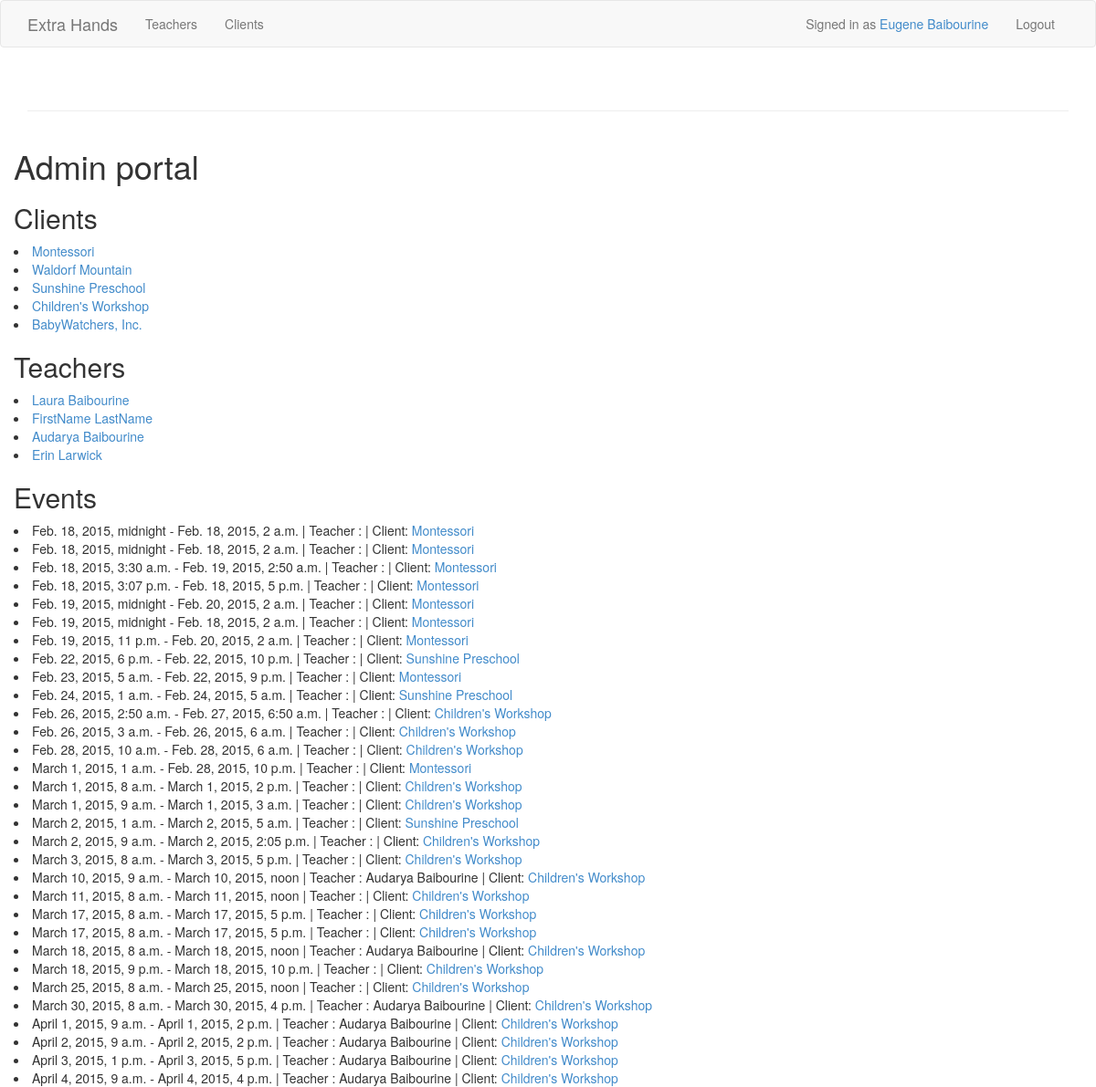
/myaccount/ (signed in), run on the app's committed database.
### extra_hands_app/models.py (models this page shows, shortened)
class Client(models.Model):
    user = models.OneToOneField(User)
    organization = models.CharField(max_length=128)
    street = models.CharField(max_length=30)
    city = models.CharField(max_length=30)
    state = models.CharField(max_length=2)
    phone_number = models.CharField(max_length=15)
    description = models.CharField(max_length=600)
    client_slug = models.SlugField(unique=True)
    campus = models.IntegerField(default=1)
    token = models.IntegerField(default=0)

class Teacher(models.Model):
    user = models.OneToOneField(User)
    street = models.CharField(max_length=30)
    city = models.CharField(max_length=30)
    state = models.CharField(max_length=2)
    phone_number = models.CharField(max_length=15)
    ect_qualified = models.BooleanField(default=False)
    cpr_first_aid = models.BooleanField(default=False)
    universal_precautions = models.BooleanField(default=False)
    qualifications = models.CharField(max_length =300)
    degree = models.CharField(max_length=30)
    major = models.CharField(max_length=100)
    is_available = models.BooleanField(default=False)
    on_call = models.BooleanField(default=False)
    slug = models.SlugField(unique=True)
    clicks = models.IntegerField(default=0)
    token = models.IntegerField(default=0)
    regular_rate = models.DecimalField(max_digits=6, decimal_places=2, default = 11.00)
    extra_rate = models.DecimalField(max_digits=6, decimal_places=2, default = 13.00)
    time_between_events = models.DecimalField(max_digits = 6, decimal_places = 2, default = 1)

class Event(models.Model):
    start_time = models.DateTimeField()
    end_time = models.DateTimeField()
    teacher = models.ForeignKey(Teacher, blank=True, null=True, default=None)
    client = models.ForeignKey(Client)
    is_open = models.BooleanField(default=False)
    in_progress = models.BooleanField(default=False)
    token = models.IntegerField(default=0)
    comments = models.CharField(max_length=500, blank=True, default ='')
    is_on_call = models.BooleanField(default=False)
    event_class = models.CharField(max_length=100, default='event-info')

### extra_hands_app/views.py (the view, shortened to what this page needs)
# urls.py: url(r'myaccount/$', views.my_account, name='myaccount'),
@login_required()
def my_account(request):
    user = request.user
    context_dict={'user':user}
    is_teacher = False
    is_client = False
    is_superuser = False
    if user.is_superuser:
        is_superuser = True
        context_dict['teachers'] = Teacher.objects.all()
        context_dict['clients'] = Client.objects.all()
        context_dict['events'] = Event.objects.all().order_by('start_time')
    context_dict['is_teacher'] = is_teacher
    context_dict['is_superuser'] = is_superuser
    context_dict['is_client'] = is_client
    context_dict['message'] = "You have successfully logged in."
    return render(request, "myaccount.html", context_dict)

### templates/myaccount.html (shortened to what this page needs)
{% extends 'base.html' %}
{% block content %}
{% if is_superuser %}
    {% include 'manage.html' %}
{% endif %}
{% endblock %}

### templates/base.html (shortened to what this page needs)
<!DOCTYPE html>
{% load staticfiles %}
<html>
<head lang="en">
    <link href="{% static 'css/bootstrap.min.css' %}" rel="stylesheet">
    <link href="{% static 'css/custom.css' %}" rel="stylesheet">
</head>
<body>
    <nav class="navbar navbar-default">
        <div class="container">
            <div class="navbar-header">
              <a class="navbar-brand" href="/">Extra Hands</a>
            </div>
            <div class="collapse navbar-collapse" id="bs-example-navbar-collapse-1">
              <ul class="nav navbar-nav">
                <li><a href="{% url 'get_all_teachers' %}">Teachers</a></li>
                <li><a href="{% url 'get_all_clients' %}">Clients</a></li>
              </ul>
              <ul class="nav navbar-nav navbar-right">
                  {% if user.is_authenticated %}
                      <p class="navbar-text">Signed in as <a href="{% url 'myaccount' %}">{{ user.get_full_name }}</a></p>
                <li><a href="{% url 'logout' %}">Logout</a></li>
                  {% endif %}
              </ul>
            </div>
        </div>
    </nav>
    <div class="container">
        <div class="row">
            <div class="col-md-12">
                <div class="page-header">
                </div>
            </div>
        </div>
    </div>
    <div class="container">
        <div class="row">
            {% block content %}{% endblock %}
        </div>
    </div>
</body>
</html>

### templates/manage.html
<h1>Admin portal</h1>
<h2>Clients</h2>
{% for client in clients %}
    <li><a href="{% url 'get_client' client.client_slug%}">{{ client.organization }}</a></li>
{% endfor %}
<h2>Teachers</h2>
{% for teacher in teachers %}
    <li><a href="{% url 'get_teacher' teacher.slug%}">{{ teacher.user.get_full_name }}</a></li>
{% endfor %}
<h2>Events</h2>
{% for event in events %}
    <li>{{ event.start_time }} - {{ event.end_time }} | Teacher : {{ event.teacher.user.get_full_name }} | Client: <a href="{% url 'get_client' event.client.client_slug%}">{{ event.client.organization }}</a></li>
{% endfor %}

### data on the page
Client: organization "Montessori"
Client: organization "Waldorf Mountain"
Client: organization "Sunshine Preschool"
Client: organization "Children's Workshop"
Client: organization "BabyWatchers, Inc."
Teacher: user.get_full_name "Laura Baibourine"
Teacher: user.get_full_name "FirstName LastName"
Teacher: user.get_full_name "Audarya Baibourine"
Teacher: user.get_full_name "Erin Larwick"
Event: start_time "Feb. 18, 2015, midnight", end_time "Feb. 18, 2015, 2 a.m.", client.organization "Montessori"
Event: start_time "Feb. 18, 2015, midnight", end_time "Feb. 18, 2015, 2 a.m.", client.organization "Montessori"
Event: start_time "Feb. 18, 2015, 3:30 a.m.", end_time "Feb. 19, 2015, 2:50 a.m.", client.organization "Montessori"
Event: start_time "Feb. 18, 2015, 3:07 p.m.", end_time "Feb. 18, 2015, 5 p.m.", client.organization "Montessori"
Event: start_time "Feb. 19, 2015, midnight", end_time "Feb. 20, 2015, 2 a.m.", client.organization "Montessori"
Event: start_time "Feb. 19, 2015, midnight", end_time "Feb. 18, 2015, 2 a.m.", client.organization "Montessori"
Event: start_time "Feb. 19, 2015, 11 p.m.", end_time "Feb. 20, 2015, 2 a.m.", client.organization "Montessori"
Event: start_time "Feb. 22, 2015, 6 p.m.", end_time "Feb. 22, 2015, 10 p.m.", client.organization "Sunshine Preschool"
Event: start_time "Feb. 23, 2015, 5 a.m.", end_time "Feb. 22, 2015, 9 p.m.", client.organization "Montessori"
Event: start_time "Feb. 24, 2015, 1 a.m.", end_time "Feb. 24, 2015, 5 a.m.", client.organization "Sunshine Preschool"
Event: start_time "Feb. 26, 2015, 2:50 a.m.", end_time "Feb. 27, 2015, 6:50 a.m.", client.organization "Children's Workshop"
Event: start_time "Feb. 26, 2015, 3 a.m.", end_time "Feb. 26, 2015, 6 a.m.", client.organization "Children's Workshop"
Event: start_time "Feb. 28, 2015, 10 a.m.", end_time "Feb. 28, 2015, 6 a.m.", client.organization "Children's Workshop"
Event: start_time "March 1, 2015, 1 a.m.", end_time "Feb. 28, 2015, 10 p.m.", client.organization "Montessori"
Event: start_time "March 1, 2015, 8 a.m.", end_time "March 1, 2015, 2 p.m.", client.organization "Children's Workshop"
Event: start_time "March 1, 2015, 9 a.m.", end_time "March 1, 2015, 3 a.m.", client.organization "Children's Workshop"
Event: start_time "March 2, 2015, 1 a.m.", end_time "March 2, 2015, 5 a.m.", client.organization "Sunshine Preschool"
Event: start_time "March 2, 2015, 9 a.m.", end_time "March 2, 2015, 2:05 p.m.", client.organization "Children's Workshop"
Event: start_time "March 3, 2015, 8 a.m.", end_time "March 3, 2015, 5 p.m.", client.organization "Children's Workshop"
Event: start_time "March 10, 2015, 9 a.m.", end_time "March 10, 2015, noon", teacher.user.get_full_name "Audarya Baibourine", client.organization "Children's Workshop"
Event: start_time "March 11, 2015, 8 a.m.", end_time "March 11, 2015, noon", client.organization "Children's Workshop"
Event: start_time "March 17, 2015, 8 a.m.", end_time "March 17, 2015, 5 p.m.", client.organization "Children's Workshop"
Event: start_time "March 17, 2015, 8 a.m.", end_time "March 17, 2015, 5 p.m.", client.organization "Children's Workshop"
Event: start_time "March 18, 2015, 8 a.m.", end_time "March 18, 2015, noon", teacher.user.get_full_name "Audarya Baibourine", client.organization "Children's Workshop"
Event: start_time "March 18, 2015, 9 p.m.", end_time "March 18, 2015, 10 p.m.", client.organization "Children's Workshop"
Event: start_time "March 25, 2015, 8 a.m.", end_time "March 25, 2015, noon", client.organization "Children's Workshop"
Event: start_time "March 30, 2015, 8 a.m.", end_time "March 30, 2015, 4 p.m.", teacher.user.get_full_name "Audarya Baibourine", client.organization "Children's Workshop"
Event: start_time "April 1, 2015, 9 a.m.", end_time "April 1, 2015, 2 p.m.", teacher.user.get_full_name "Audarya Baibourine", client.organization "Children's Workshop"
Event: start_time "April 2, 2015, 9 a.m.", end_time "April 2, 2015, 2 p.m.", teacher.user.get_full_name "Audarya Baibourine", client.organization "Children's Workshop"
Event: start_time "April 3, 2015, 1 p.m.", end_time "April 3, 2015, 5 p.m.", teacher.user.get_full_name "Audarya Baibourine", client.organization "Children's Workshop"
Event: start_time "April 4, 2015, 9 a.m.", end_time "April 4, 2015, 4 p.m.", teacher.user.get_full_name "Audarya Baibourine", client.organization "Children's Workshop"

### other printed values
{{ user.get_full_name }} "Eugene Baibourine"
